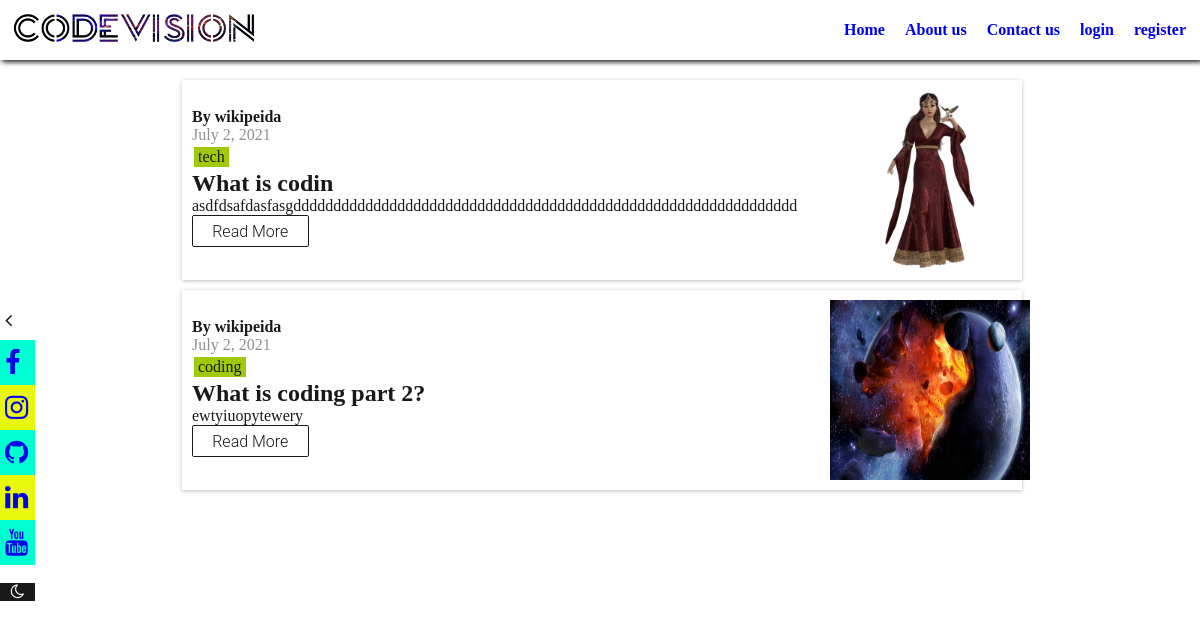
Screenshot of /blog/ with the database file from the repository.
### blog/models.py (models this page shows, shortened)
class Post(models.Model):
    sn = models.AutoField(primary_key=True)
    slug = models.CharField(max_length=200)
    category = models.CharField(max_length=150)
    author = models.CharField(max_length=50)
    authorImage = models.ImageField(upload_to='media/blog/authorImages/')
    postImage = models.ImageField(upload_to='media/blog/postImages/')
    authorQuote = models.CharField(max_length=150)
    authorLink = models.CharField(max_length=200)
    title = models.CharField(max_length=100)
    seoTitle = models.CharField(max_length=200)
    content = models.TextField(max_length=20000)
    timeStamp = models.DateField(auto_now_add=True)

### blog/views.py (the view)
# urls.py: path('', views.blogHome, name="blogHome"),
def blogHome(request):
    posts = Post.objects.all()
    params = {"posts": posts}
    return render(request, "blog/bloghome.html", params)

### templates/blog/bloghome.html (shortened to what this page needs)
{% extends 'base.html' %} {% block title %}BLOG - CODEVISION {% endblock title%}
{% load static %}
{% block style %}<link rel="stylesheet" href="{% static 'blog/css/bloghome.css' %}">{% endblock style %}
{% block body %}
<div class="container">
{% for post in posts %}
  <div class="post">
    <div class="post-details">
    <h4>By {{post.author}}</h4>
    <p class="date">{{post.timeStamp}}</p>
    <span class="category">{{post.category}}</span>
    <h2>{{post.title  | truncatechars:100}}</h2>
    <p>{{post.content  | truncatechars:200}}</p>
    <a href="/blog/{{post.slug}}" class="btn">Read More</a>
    </div>
    <div class="image">
  <img src="/media/{{post.authorImage}}" alt="image" /></div>
  </div>
{% endfor %}
</div>
{% endblock body %}

### static/base.css (style rules this page uses)
* { margin: 0; padding: 0; box-sizing: border-box; scroll-behavior: smooth; }
:root { --dark: #191919; --light: #fff; --neon: rgb(0, 195, 255); --red: red; --yellow: yellow; --filter: none; --bxshadow: rgba(0, 0, 0, 0.26); }
body { background: var(--light); overflow-x: hidden; }

### static/blog/css/bloghome.css (style rules this page uses)
.container { width: 70%; margin: 20px auto; }
.post { width: 100%; height: 200px; padding: 10px; margin: 10px 2px; display: flex; justify-content: space-between; align-items: center; box-shadow: var(--bxshadow) 0px 1px 4px; }
.post-details { display: flex; flex-direction: column; justify-content: space-between; }
.post .date { color: rgb(143, 143, 145); }
.category { background: rgb(160, 202, 7); width: fit-content; margin: 3px 2px; padding: 1px 4px; }
.post .image { display: flex; justify-content: center; align-items: center; width: 20%; margin-left: 20px; height: 100%; }
.post img { max-width: 200px; height: 100%; }
.btn { display: inline-block; padding: 0.35em 1.2em; border: 0.1em solid var(--dark); margin: 0 0.3em 0.3em 0; border-radius: 0.12em; box-sizing: border-box; text-decoration: none; font-family: "Roboto", sans-serif; font-weight: 300; color: var(--dark); text-align: center; transition: all 0.2s; width: fit-content; animation: bouncy 5s infinite linear; position: relative; }

### rows the page displays
Post: author "wikipeida", timeStamp "July 2, 2021", category "tech", title "What is codin", content "asdfdsafdasfasgddddddddddddddddddddddddddddddddddddddddddddddddddddddddddddddd", authorImage (picture)
Post: author "wikipeida", timeStamp "July 2, 2021", category "coding", title "What is coding part 2?", content "ewtyiuopytewery", authorImage (picture)
